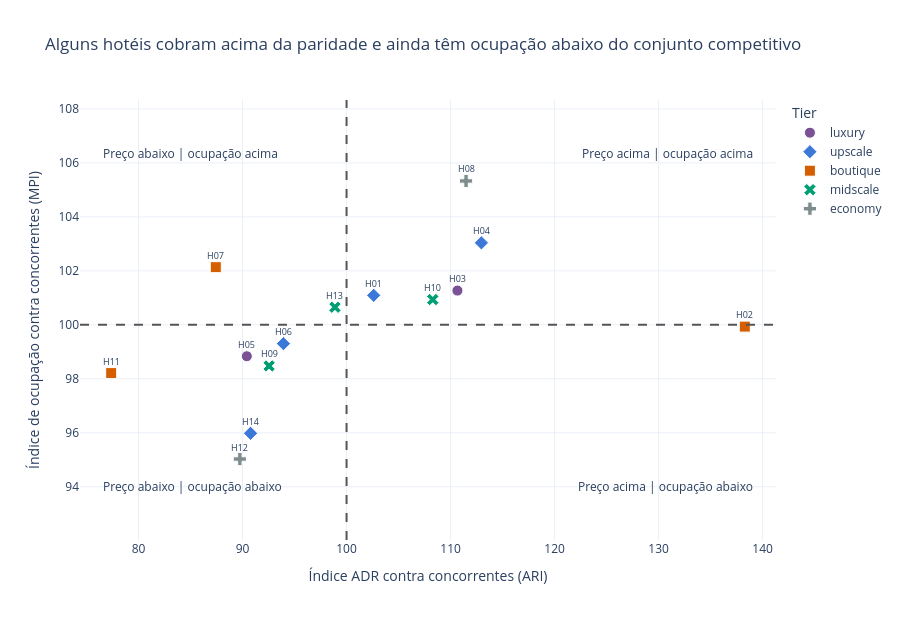

Notebook code for this chart:
### Markdown cell above
### 4.3 Mapa de posicionamento competitivo

**Tipo escolhido:** dispersão Plotly com quadrantes e tooltips. A dispersão permite um ponto por hotel e permite localizar simultaneamente preço relativo e ocupação relativa.

**Fonte, unidade e agregação:** fonte `dados/daily_market.jsonl` e metadados de `dados/hotels.jsonl`, granularidade diária por hotel. Os índices são adimensionais (base 100), calculados pelo período completo como médias diárias simples por hotel. Linhas com ARI ou MPI nulo são excluídas antes da agregação.


**Definição dos eixos:** o índice horizontal é `ari` (ADR contra o conjunto competitivo) e o vertical é `mpi` (índice de ocupação contra o conjunto competitivo). Para os dados fornecidos, a relação observada é `ARI = ADR / comp_set_adr × 100` e `MPI = ocupação / comp_set_occupancy × 100`. A paridade é 100 em ambos: acima de 100 significa resultado acima do conjunto competitivo. Este uso é diferente do índice cadastral `positioning_index`: o índice cadastral não entra no mapa, pois representa posicionamento cadastral, não preço realizado.

### Code cell
fig_comp, hotel_period = make_competitive_map(df_daily, df_hotels)
fig_comp.show()
(hotel_period[['hotel_id','name','tier','ari','mpi','obs','quadrante']]
 .sort_values(['mpi','ari'], ascending=[False,False])
 .round({'ari':1,'mpi':1}))

print('\nHotéis por quadrante:')
for quadrante, rows in hotel_period.groupby('quadrante', sort=False):
    names = ', '.join(rows.sort_values('ari', ascending=False)['name'])
    print(f'- {quadrante}: {names}')

### Figure 1 — Plotly figure (JSON) as saved in the notebook; plotly's stock layout.template omitted (floating-point values rounded to 4 significant figures)
{"data": [{"customdata": [["H03", 728, "luxury", "Marisol Bay Resort"], ["H05", 728, "luxury", "The Copper Meridian"]], "hovertemplate": "<b>%{hovertext}</b><br><br>Tier=%{customdata[2]}<br>Índice ADR contra concorrentes (ARI)=%{x:.1f}<br>Índice de ocupação contra concorrentes (MPI)=%{y:.1f}<br>hotel_id=%{customdata[0]}<br>obs=%{customdata[1]}<extra></extra>", "hovertext": ["Marisol Bay Resort", "The Copper Meridian"], "legendgroup": "luxury", "marker": {"color": "#7A5195", "line": {"color": "white", "width": 1}, "size": 11, "symbol": "circle"}, "mode": "markers", "name": "luxury", "orientation": "v", "showlegend": true, "type": "scatter", "x": [110.7, 90.41], "xaxis": "x", "y": [101.3, 98.84], "yaxis": "y"}, {"customdata": [["H01", 728, "upscale", "Alder & Quay Hotel"], ["H04", 728, "upscale", "Harborlight Suites"], ["H06", 728, "upscale", "Seabright Grand"], ["H14", 728, "upscale", "Willowmere Lodge"]], "hovertemplate": "<b>%{hovertext}</b><br><br>Tier=%{customdata[2]}<br>Índice ADR contra concorrentes (ARI)=%{x:.1f}<br>Índice de ocupação contra concorrentes (MPI)=%{y:.1f}<br>hotel_id=%{customdata[0]}<br>obs=%{customdata[1]}<extra></extra>", "hovertext": ["Alder & Quay Hotel", "Harborlight Suites", "Seabright Grand", "Willowmere Lodge"], "legendgroup": "upscale", "marker": {"color": "#3C78D8", "line": {"color": "white", "width": 1}, "size": 11, "symbol": "diamond"}, "mode": "markers", "name": "upscale", "orientation": "v", "showlegend": true, "type": "scatter", "x": [102.6, 113.0, 93.93, 90.77], "xaxis": "x", "y": [101.1, 103.0, 99.3, 95.98], "yaxis": "y"}, {"customdata": [["H02", 728, "boutique", "The Lantern House"], ["H07", 728, "boutique", "The Wren Rooms"], ["H11", 728, "boutique", "The Foxglove"]], "hovertemplate": "<b>%{hovertext}</b><br><br>Tier=%{customdata[2]}<br>Índice ADR contra concorrentes (ARI)=%{x:.1f}<br>Índice de ocupação contra concorrentes (MPI)=%{y:.1f}<br>hotel_id=%{customdata[0]}<br>obs=%{customdata[1]}<extra></extra>", "hovertext": ["The Lantern House", "The Wren Rooms", "The Foxglove"], "legendgroup": "boutique", "marker": {"color": "#D55E00", "line": {"color": "white", "width": 1}, "size": 11, "symbol": "square"}, "mode": "markers", "name": "boutique", "orientation": "v", "showlegend": true, "type": "scatter", "x": [138.3, 87.43, 77.37], "xaxis": "x", "y": [99.93, 102.1, 98.21], "yaxis": "y"}, {"customdata": [["H09", 728, "midscale", "Cedar & Salt Hotel"], ["H10", 728, "midscale", "Kestrel Park Hotel"], ["H13", 728, "midscale", "Paloma Court Hotel"]], "hovertemplate": "<b>%{hovertext}</b><br><br>Tier=%{customdata[2]}<br>Índice ADR contra concorrentes (ARI)=%{x:.1f}<br>Índice de ocupação contra concorrentes (MPI)=%{y:.1f}<br>hotel_id=%{customdata[0]}<br>obs=%{customdata[1]}<extra></extra>", "hovertext": ["Cedar & Salt Hotel", "Kestrel Park Hotel", "Paloma Court Hotel"], "legendgroup": "midscale", "marker": {"color": "#009E73", "line": {"color": "white", "width": 1}, "size": 11, "symbol": "x"}, "mode": "markers", "name": "midscale", "orientation": "v", "showlegend": true, "type": "scatter", "x": [92.55, 108.3, 98.88], "xaxis": "x", "y": [98.48, 100.9, 100.7], "yaxis": "y"}, {"customdata": [["H08", 728, "economy", "Northgate Inn"], ["H12", 728, "economy", "Ridgeline Motor Inn"]], "hovertemplate": "<b>%{hovertext}</b><br><br>Tier=%{customdata[2]}<br>Índice ADR contra concorrentes (ARI)=%{x:.1f}<br>Índice de ocupação contra concorrentes (MPI)=%{y:.1f}<br>hotel_id=%{customdata[0]}<br>obs=%{customdata[1]}<extra></extra>", "hovertext": ["Northgate Inn", "Ridgeline Motor Inn"], "legendgroup": "economy", "marker": {"color": "#7F8C8D", "line": {"color": "white", "width": 1}, "size": 11, "symbol": "cross"}, "mode": "markers", "name": "economy", "orientation": "v", "showlegend": true, "type": "scatter", "x": [111.5, 89.74], "xaxis": "x", "y": [105.3, 95.03], "yaxis": "y"}], "layout": {"annotations": [{"showarrow": false, "text": "Preço acima | ocupação acima", "x": 139.3, "xanchor": "right", "y": 106.3}, {"showarrow": false, "text": "Preço abaixo | ocupação acima", "x": 76.37, "xanchor": "left", "y": 106.3}, {"showarrow": false, "text": "Preço acima | ocupação abaixo", "x": 139.3, "xanchor": "right", "y": 94.03}, {"showarrow": false, "text": "Preço abaixo | ocupação abaixo", "x": 76.37, "xanchor": "left", "y": 94.03}, {"font": {"size": 9}, "showarrow": false, "text": "H01", "x": 102.6, "y": 101.1, "yshift": 12}, {"font": {"size": 9}, "showarrow": false, "text": "H02", "x": 138.3, "y": 99.93, "yshift": 12}, {"font": {"size": 9}, "showarrow": false, "text": "H03", "x": 110.7, "y": 101.3, "yshift": 12}, {"font": {"size": 9}, "showarrow": false, "text": "H04", "x": 113.0, "y": 103.0, "yshift": 12}, {"font": {"size": 9}, "showarrow": false, "text": "H05", "x": 90.41, "y": 98.84, "yshift": 12}, {"font": {"size": 9}, "showarrow": false, "text": "H06", "x": 93.93, "y": 99.3, "yshift": 12}, {"font": {"size": 9}, "showarrow": false, "text": "H07", "x": 87.43, "y": 102.1, "yshift": 12}, {"font": {"size": 9}, "showarrow": false, "text": "H08", "x": 111.5, "y": 105.3, "yshift": 12}, {"font": {"size": 9}, "showarrow": false, "text": "H09", "x": 92.55, "y": 98.48, "yshift": 12}, {"font": {"size": 9}, "showarrow": false, "text": "H10", "x": 108.3, "y": 100.9, "yshift": 12}, {"font": {"size": 9}, "showarrow": false, "text": "H11", "x": 77.37, "y": 98.21, "yshift": 12}, {"font": {"size": 9}, "showarrow": false, "text": "H12", "x": 89.74, "y": 95.03, "yshift": 12}, {"font": {"size": 9}, "showarrow": false, "text": "H13", "x": 98.88, "y": 100.7, "yshift": 12}, {"font": {"size": 9}, "showarrow": false, "text": "H14", "x": 90.77, "y": 95.98, "yshift": 12}], "height": 620, "legend": {"title": {"text": "Tier"}, "tracegroupgap": 0}, "shapes": [{"line": {"color": "#555555", "dash": "dash"}, "type": "line", "x0": 100, "x1": 100, "xref": "x", "y0": 0, "y1": 1, "yref": "y domain"}, {"line": {"color": "#555555", "dash": "dash"}, "type": "line", "x0": 0, "x1": 1, "xref": "x domain", "y0": 100, "y1": 100, "yref": "y"}], "title": {"text": "Alguns hotéis cobram acima da paridade e ainda têm ocupação abaixo do conjunto competitivo"}, "xaxis": {"anchor": "y", "domain": [0.0, 1.0], "range": [74.37, 141.3], "title": {"text": "Índice ADR contra concorrentes (ARI)"}, "zeroline": false}, "yaxis": {"anchor": "x", "domain": [0.0, 1.0], "range": [92.03, 108.3], "title": {"text": "Índice de ocupação contra concorrentes (MPI)"}, "zeroline": false}}}
